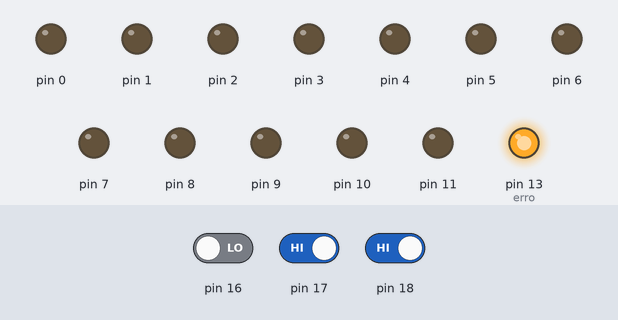
This sketch was run on a simulated Arduino Uno, built with avr-gcc and run on an emulated ATmega328P. Shown: output pins drawn as LEDs (lit = HIGH). Dashed ring = blinking. Inputs (shaded band) come from the test bench; at power-on: pin 17 HIGH, pin 16 LOW, pin 18 HIGH. Random numbers use the default seed unless the sketch sets one.

Above: at 2.2 s.
2.3 s: pin 17 driven LOW
At 2.9 s:
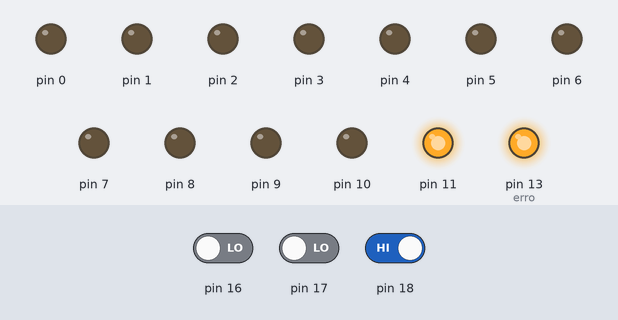
5.8 s: pin 16 driven HIGH
At 7.9 s:
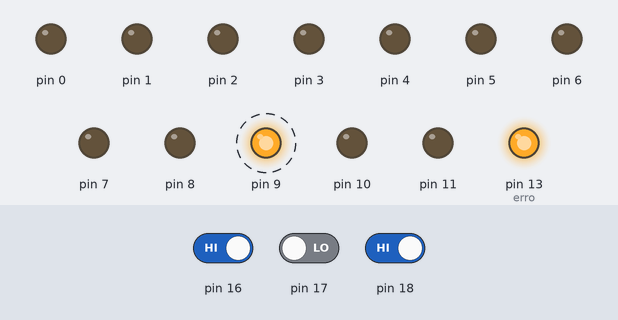
10.0 s: pin 18 driven LOW
At 10.9 s:
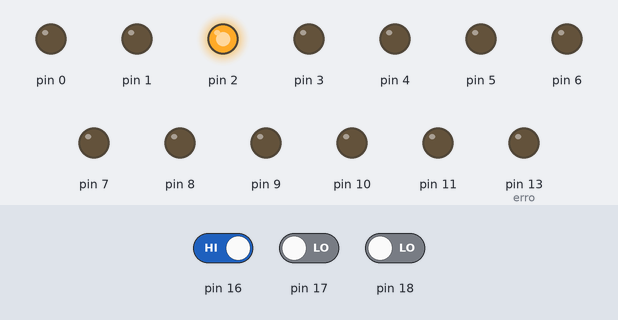
Timing chart, 0 to 13.0 s (numbered marks = the images above; inputs shaded):
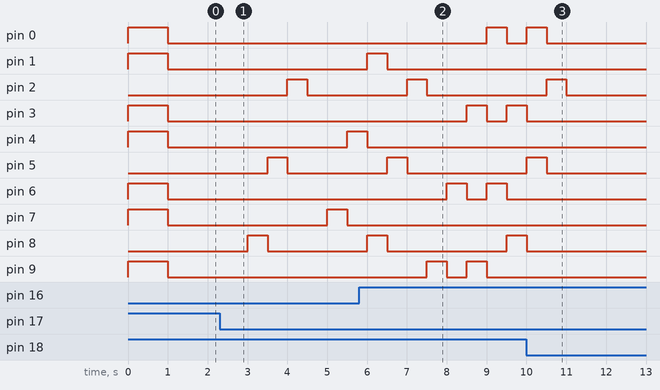

The sketch:

pianoHero.ino
```cpp
#define erro 13

//os vetores de quando apertar o botão
int reds[25];
int greens[25];
int blues[25];

//variaveis globais
int tempo = 0;
int pontos = 0;
int dificuldade = 0;

//gera cores aleatorias para serem apertadas
void notasAleatorias(){
  for(int i = 0; i < 5; i++){
    reds[i] = 0;
    blues[i] = 0;
    greens[i] = 0;
  }
  for(int i = 5; i < 20; i++){
    int cor = rand()%6;
    reds[i] = cor == 1;
    greens[i] = cor == 2;
    blues[i] = cor == 3;
  }
  for(int i = 20; i < 25; i++){
    reds[i] = 0;
    blues[i] = 0;
    greens[i] = 0;
  }
}

//apaga todos os leds de cor
void apagar(){
  for(int i = 0; i < 12; i++){
    digitalWrite(i,LOW);
  }
}

//acende os leds vermelhos
void red(){
  for(int i = 0; i < 4; i++){
    digitalWrite(i*3,reds[tempo+i]);
  }
}

//acende os leds verdes
void green(){
  for(int i = 0; i < 4; i++){
    digitalWrite(i*3+1,greens[tempo+i]);
  }
}

//acende os leds azuis
void blue(){
  for(int i = 0; i < 4; i++){
    digitalWrite(i*3+2,blues[tempo+i]);
  }
}

//aparece a pontuacao em binario
void pont(int x){
  digitalWrite(9,x%2);
  digitalWrite(6,x%4 >= 2);
  digitalWrite(3,x%8 >= 4);
  digitalWrite(0,x%16 >= 8);
}

void setup() {
  //pega ruido para servir de seed aleatoria
  srand(analogRead(A0));
  notasAleatorias();
  pinMode(0,OUTPUT);
  pinMode(1,OUTPUT);
  pinMode(2,OUTPUT);
  pinMode(3,OUTPUT);
  pinMode(4,OUTPUT);
  pinMode(5,OUTPUT);
  pinMode(6,OUTPUT);
  pinMode(7,OUTPUT);
  pinMode(8,OUTPUT);
  pinMode(9,OUTPUT);
  pinMode(10,OUTPUT);
  pinMode(11,OUTPUT);
  pinMode(13,OUTPUT);

  //espera voce escolher uma dificuldade
  while (digitalRead(16) == 0 && digitalRead(17) == 0 && digitalRead(18) == 0){}

  //escolhe a dificuldade - facil
  if(digitalRead(16)){
    dificuldade = 1000;
    digitalWrite(11,1);
    digitalWrite(8,1);
    digitalWrite(5,1);
    digitalWrite(2,1);
  }
  //escolhe a dificuldade - medio
  if(digitalRead(17)){
    dificuldade = 750;
    digitalWrite(10,1);
    digitalWrite(7,1);
    digitalWrite(4,1);
    digitalWrite(1,1);
  }
  //escolhe a dificuldade - dificil
  if(digitalRead(18)){
    dificuldade = 500;
    digitalWrite(9,1);
    digitalWrite(6,1);
    digitalWrite(3,1);
    digitalWrite(0,1);
  }
  delay(1000);
}


void loop() {


  //enquanto a sequencia nao acabar
  if(tempo < 21 ){

    //apaga todos os leds
    apagar();
    digitalWrite(erro,LOW);

    red();//acende os leds vermelhos
    green();//acende os leds verdes
    blue();//acende os leds azuis

    //verifica se acertou
    if(digitalRead(16) == blues[tempo] && digitalRead(17) == greens[tempo] && digitalRead(18) == reds[tempo]){
      pontos++;
    }
    else{
      digitalWrite(erro,HIGH);
    }

    //incrementa o tempo e espera a proxima cor
    tempo++;
    delay(dificuldade);
  }
  else{
    //mostra os pontos no binario
    pont(pontos/2 );
  }
}
```

Measured:
- after the input at 10.0 s, pin 13 (erro): HIGH → LOW after 0.50 s, → HIGH 0.50 s later
- by itself, pin 6, pin 9: alternates HIGH for 0.50 s and LOW for 0.50 s
